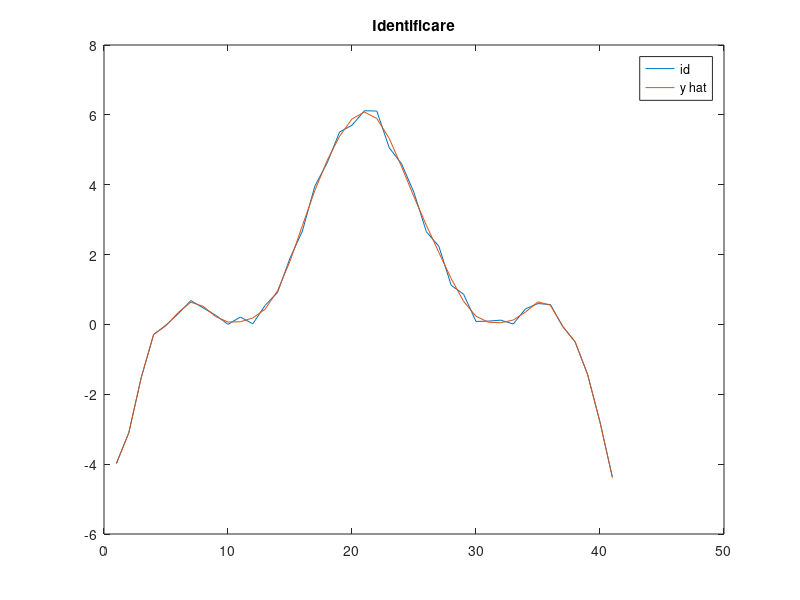
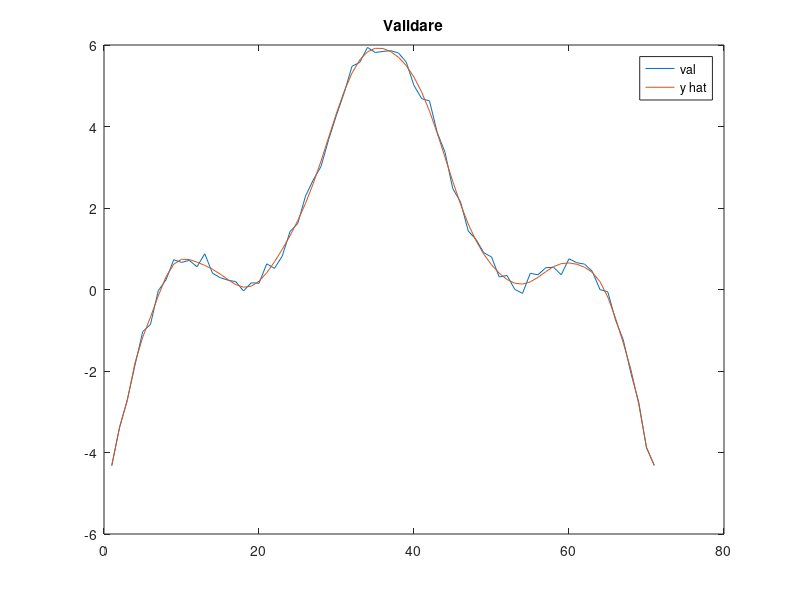
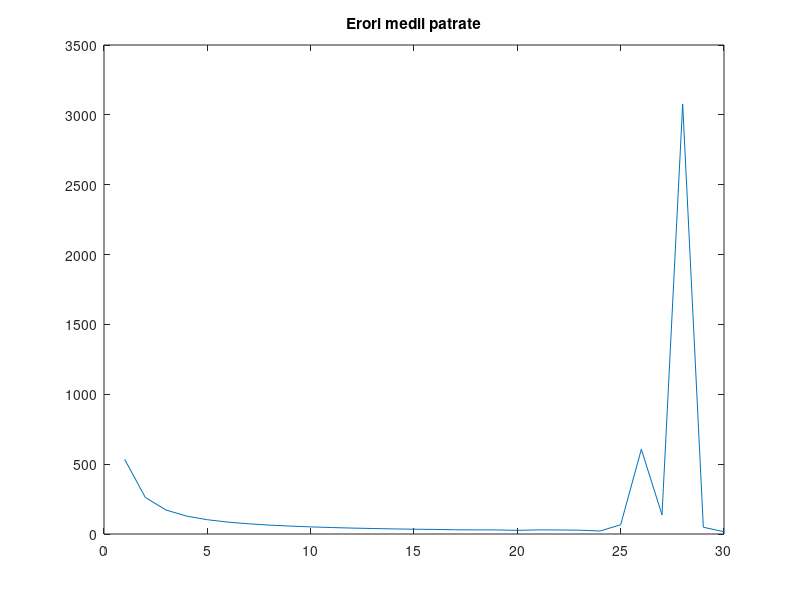

Write MATLAB code to recreate these figures, in order.
%% lab2 is
close all;
load('lab2_07.mat');

n=24;
N=length(id.X);

y=id.Y;
X=id.X;
phi=zeros(N,n);

for i = 1:N
    phi(i,1)=1;
    phi(i,2)=X(i);
   for j = 3:n+1
      phi(i,j)=phi(i,2)^(j-1); 
    end
end
%theta=phi.^(-1)*y';
theta=phi\y';
y_hat_id=(phi*theta)';

plot(y);
hold on
plot(y_hat_id);
title('Identificare'),legend('id','y hat');

%e_id=y-y_hat_id;
%emp_id=sum(e_id.^2)/n;

%% validare
Nval=length(val.Y);
Yval=val.Y;
X=val.X;
phi_val=zeros(Nval,n);

for i = 1:Nval
    phi_val(i,1)=1;
    phi_val(i,2)=X(i);
   for j = 3:n+1
      phi_val(i,j)=phi_val(i,2)^(j-1);
    end
end
theta_val=phi_val\Yval';
%theta_val=theta;
y_hat_val=phi_val*theta_val;

figure
plot(val.Y);
hold on
plot(y_hat_val);
title('Validare'),legend('val','y hat');

%% eroarea
lung=30;
N=length(id.X);
Nval=length(val.Y);
X=id.X;
y=id.Y;
Xval=val.X;
Yval=val.Y;
emp=zeros(lung,1);
for k=1:lung
    %calculez phi pt fiecare N
    phi=zeros(N,k);
    for i = 1:k
        phi(i,1)=1;
        phi(i,2)=X(i);
       for j = 3:k+1
          phi(i,j)=phi(i,2)^(j-1);
       end
    end
    %calculez eroarea
    theta=phi\y';

    phi_val=zeros(Nval,k);
    
    for i = 1:k
        phi_val(i,1)=1;
        phi_val(i,2)=Xval(i);
       for j = 3:k+1
          phi_val(i,j)=phi_val(i,2)^(j-1);
        end
    end
    
    y_hat=phi_val*theta;
     e_id=Yval-y_hat';
     a=length(e_id);
     emp(k)=1/k*sum(e_id.^2);
end


figure;
plot(emp),title('Erori medii patrate');
[minim,index_minim]=min(emp);
fprintf('Eroarea minima ( %f ) este la polinomul cu gradul:  %d \n',minim,index_minim);








